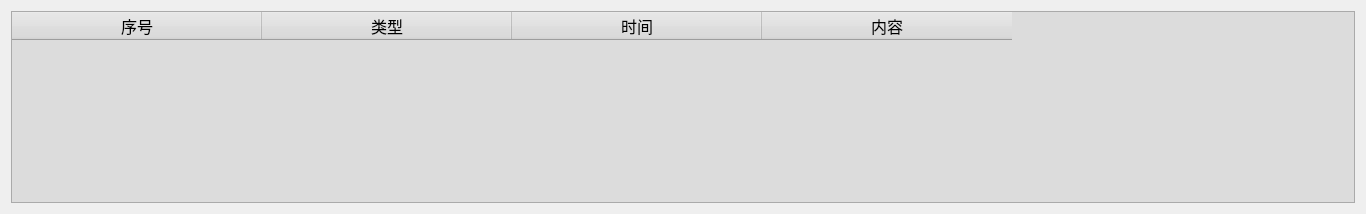
<?xml version="1.0" encoding="UTF-8"?>
<ui version="4.0">
 <class>LogWidget</class>
 <widget class="QWidget" name="LogWidget">
  <property name="geometry">
   <rect>
    <x>0</x>
    <y>0</y>
    <width>1366</width>
    <height>210</height>
   </rect>
  </property>
  <property name="windowTitle">
   <string>Form</string>
  </property>
  <layout class="QGridLayout" name="gridLayout">
   <item row="0" column="0">
    <widget class="QTableWidget" name="tableWidget">
     <property name="sizePolicy">
      <sizepolicy hsizetype="Expanding" vsizetype="Fixed">
       <horstretch>0</horstretch>
       <verstretch>0</verstretch>
      </sizepolicy>
     </property>
     <property name="font">
      <font>
       <family>微软雅黑</family>
       <pointsize>12</pointsize>
      </font>
     </property>
     <property name="contextMenuPolicy">
      <enum>Qt::CustomContextMenu</enum>
     </property>
     <property name="styleSheet">
      <string notr="true">background-color: rgb(220, 220, 220);
color: black;</string>
     </property>
     <attribute name="horizontalHeaderDefaultSectionSize">
      <number>250</number>
     </attribute>
     <column>
      <property name="text">
       <string>序号</string>
      </property>
      <property name="font">
       <font>
        <family>微软雅黑</family>
        <pointsize>12</pointsize>
       </font>
      </property>
      <property name="textAlignment">
       <set>AlignCenter</set>
      </property>
     </column>
     <column>
      <property name="text">
       <string>类型</string>
      </property>
      <property name="font">
       <font>
        <family>微软雅黑</family>
        <pointsize>12</pointsize>
       </font>
      </property>
      <property name="textAlignment">
       <set>AlignCenter</set>
      </property>
     </column>
     <column>
      <property name="text">
       <string>时间</string>
      </property>
      <property name="font">
       <font>
        <family>微软雅黑</family>
        <pointsize>12</pointsize>
       </font>
      </property>
      <property name="textAlignment">
       <set>AlignCenter</set>
      </property>
     </column>
     <column>
      <property name="text">
       <string>内容</string>
      </property>
      <property name="font">
       <font>
        <family>微软雅黑</family>
        <pointsize>12</pointsize>
       </font>
      </property>
     </column>
    </widget>
   </item>
  </layout>
 </widget>
 <resources/>
 <connections/>
</ui>
